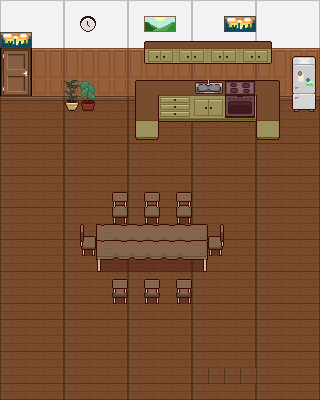

The image is a tile-based game level rendered from a .tmx file. Its description and complete source (layers, tilesets, objects, tile grids) follow:
An orthogonal 20x25 tile map with 16x16 px tiles, 4 tile layers (Wall, Floor, Decor, Door_img), 7 tilesets and 3 objects (cốc cafe, Ngăn tủ).

<map version="1.10" tiledversion="1.12.0" orientation="orthogonal" renderorder="right-down" width="20" height="25" tilewidth="16" tileheight="16" infinite="0" nextlayerid="10" nextobjectid="18">
 <tileset firstgid="1" source="map_Kitchen/floorswalls.tsx" />
 <tileset firstgid="225" source="map_Kitchen/funitures.tsx" />
 <tileset firstgid="875" source="map_Kitchen/tables.tsx" />
 <tileset firstgid="1889" source="map_Kitchen/decorations.tsx" />
 <tileset firstgid="2009" source="door_LRK.tsx" />
 <tileset firstgid="2745" source="map_Kitchen/door.tsx" />
 <tileset firstgid="3481" source="map_hall/decor.tsx" />
 <layer id="1" name="Wall" width="20" height="25">
  <data encoding="csv">
24,25,26,27,24,25,26,27,24,25,26,27,24,25,26,27,24,25,26,27,
38,39,40,41,38,39,40,41,38,39,40,41,38,39,40,41,38,39,40,41,
0,0,40,41,38,39,40,41,38,39,40,41,38,39,40,41,38,39,40,41,
0,0,54,55,52,53,54,55,52,53,54,55,52,53,54,55,52,53,54,55,
0,0,68,69,66,67,68,69,66,67,68,69,66,67,68,69,66,67,68,69,
0,0,68,69,66,67,68,69,66,67,68,69,66,67,68,69,66,67,68,69,
0,0,0,0,0,0,0,0,0,0,0,0,0,0,0,0,0,0,0,0,
0,0,0,0,0,0,0,0,0,0,0,0,0,0,0,0,0,0,0,0,
0,0,0,0,0,0,0,0,0,0,0,0,0,0,0,0,0,0,0,0,
0,0,0,0,0,0,0,0,0,0,0,0,0,0,0,0,0,0,0,0,
0,0,0,0,0,0,0,0,0,0,0,0,0,0,0,0,0,0,0,0,
0,0,0,0,0,0,0,0,0,0,0,0,0,0,0,0,0,0,0,0,
0,0,0,0,0,0,0,0,0,0,0,0,0,0,0,0,0,0,0,0,
0,0,0,0,0,0,0,0,0,0,0,0,0,0,0,0,0,0,0,0,
0,0,0,0,0,0,0,0,0,0,0,0,0,0,0,0,0,0,0,0,
0,0,0,0,0,0,0,0,0,0,0,0,0,0,0,0,0,0,0,0,
0,0,0,0,0,0,0,0,0,0,0,0,0,0,0,0,0,0,0,0,
0,0,0,0,0,0,0,0,0,0,0,0,0,0,0,0,0,0,0,0,
0,0,0,0,0,0,0,0,0,0,0,0,0,0,0,0,0,0,0,0,
0,0,0,0,0,0,0,0,0,0,0,0,0,0,0,0,0,0,0,0,
0,0,0,0,0,0,0,0,0,0,0,0,0,0,0,0,0,0,0,0,
0,0,0,0,0,0,0,0,0,0,0,0,0,0,0,0,0,0,0,0,
0,0,0,0,0,0,0,0,0,0,0,0,0,0,0,0,0,0,0,0,
0,0,0,0,0,0,0,0,0,0,0,0,0,0,0,0,0,0,0,0,
0,0,0,0,0,0,0,0,0,0,0,0,0,0,0,0,0,0,0,0
</data>
 </layer>
 <layer id="2" name="Floor" width="20" height="25">
  <data encoding="csv">
0,0,0,0,0,0,0,0,0,0,0,0,0,0,0,0,0,0,0,0,
0,0,0,0,0,0,0,0,0,0,0,0,0,0,0,0,0,0,0,0,
0,0,0,0,0,0,0,0,0,0,0,0,0,0,0,0,0,0,0,0,
0,0,0,0,0,0,0,0,0,0,0,0,0,0,0,0,0,0,0,0,
0,0,0,0,0,0,0,0,0,0,0,0,0,0,0,0,0,0,0,0,
0,0,0,0,0,0,0,0,0,0,0,0,0,0,0,0,0,0,0,0,
80,81,82,83,80,81,82,83,80,81,82,83,80,81,82,83,80,81,82,83,
94,95,96,97,94,95,96,97,94,95,96,97,94,95,96,97,94,95,96,97,
108,109,110,111,108,109,110,111,108,109,110,111,108,109,110,111,108,109,110,111,
94,95,96,97,94,95,96,97,94,95,96,97,94,95,96,97,94,95,96,97,
108,109,110,111,108,109,110,111,108,109,110,111,108,109,110,111,108,109,110,111,
94,95,96,97,94,95,96,97,94,95,96,97,94,95,96,97,94,95,96,97,
108,109,110,111,108,109,110,111,108,109,110,111,108,109,110,111,108,109,110,111,
94,95,96,97,94,95,96,97,94,95,96,97,94,95,96,97,94,95,96,97,
108,109,110,111,108,109,110,111,108,109,110,111,108,109,110,111,108,109,110,111,
94,95,96,97,94,95,96,97,94,95,96,97,94,95,96,97,94,95,96,97,
108,109,110,111,108,109,110,111,108,109,110,111,108,109,110,111,108,109,110,111,
94,95,96,97,94,95,96,97,94,95,96,97,94,95,96,97,94,95,96,97,
108,109,110,111,108,109,110,111,108,109,110,111,108,109,110,111,108,109,110,111,
108,109,110,111,108,109,110,111,108,109,110,111,108,109,110,111,108,109,110,111,
94,95,96,97,94,95,96,97,94,95,96,97,94,95,96,97,94,95,96,97,
108,109,110,111,108,109,110,111,108,109,110,111,108,109,110,111,108,109,110,111,
94,95,96,97,94,95,96,97,94,95,96,97,94,95,96,97,94,95,96,97,
108,109,110,111,108,109,110,111,108,109,110,111,108,108,108,108,108,109,110,111,
108,109,110,111,108,109,110,111,108,109,110,111,108,109,110,111,108,109,110,111
</data>
 </layer>
 <layer id="3" name="Decor" width="20" height="25">
  <data encoding="csv">
0,0,0,0,0,0,0,0,0,0,0,0,0,0,0,0,0,0,0,0,
0,0,0,0,0,1986,0,0,0,1968,1969,0,0,0,1944,1945,0,0,0,0,
3536,3537,0,0,0,0,0,0,0,497,498,499,500,501,502,503,504,0,0,0,
0,0,0,0,0,0,0,0,0,523,524,525,526,527,528,529,530,0,273,274,
0,0,0,0,0,0,0,0,0,0,0,0,0,0,0,0,0,0,299,300,
0,0,0,0,1952,1950,0,0,460,461,462,463,464,465,466,467,468,469,325,326,
0,0,0,0,1964,1962,0,0,486,487,488,489,490,491,492,493,494,495,351,352,
0,0,0,0,0,0,0,0,512,513,514,515,516,517,518,519,520,521,0,0,
0,0,0,0,0,0,0,0,538,539,0,0,0,0,0,0,546,547,0,0,
0,0,0,0,0,0,0,0,0,0,0,0,0,0,0,0,0,0,0,0,
0,0,0,0,0,0,0,0,0,0,0,0,0,0,0,0,0,0,0,0,
0,0,0,0,0,0,0,0,0,0,0,0,0,0,0,0,0,0,0,0,
0,0,0,0,0,0,0,1234,0,1234,0,1234,0,0,0,0,0,0,0,0,
0,0,0,0,0,0,0,1273,0,1273,0,1273,0,0,0,0,0,0,0,0,
0,0,0,0,0,1242,1266,1267,1267,1267,1267,1267,1268,1240,0,0,0,0,0,0,
0,0,0,0,0,1281,1266,1267,1267,1267,1267,1267,1268,1279,0,0,0,0,0,0,
0,0,0,0,0,0,1305,1306,1306,1306,1306,1306,1307,0,0,0,0,0,0,0,
0,0,0,0,0,0,0,1237,0,1237,0,1237,0,0,0,0,0,0,0,0,
0,0,0,0,0,0,0,1276,0,1276,0,1276,0,0,0,0,0,0,0,0,
0,0,0,0,0,0,0,0,0,0,0,0,0,0,0,0,0,0,0,0,
0,0,0,0,0,0,0,0,0,0,0,0,0,0,0,0,0,0,0,0,
0,0,0,0,0,0,0,0,0,0,0,0,0,0,0,0,0,0,0,0,
0,0,0,0,0,0,0,0,0,0,0,0,0,0,0,0,0,0,0,0,
0,0,0,0,0,0,0,0,0,0,0,0,0,0,0,0,0,0,0,0,
0,0,0,0,0,0,0,0,0,0,0,0,0,0,0,0,0,0,0,0
</data>
 </layer>
 <layer id="4" name="Door_img" width="20" height="25">
  <properties>
   <property name="targetMap" value="" />
  </properties>
  <data encoding="csv">
0,0,0,0,0,0,0,0,0,0,0,0,0,0,0,0,0,0,0,0,
0,0,0,0,0,0,0,0,0,0,0,0,0,0,0,0,0,0,0,0,
0,0,0,0,0,0,0,0,0,0,0,0,0,0,0,0,0,0,0,0,
2798,2799,0,0,0,0,0,0,0,0,0,0,0,0,0,0,0,0,0,0,
2844,2845,0,0,0,0,0,0,0,0,0,0,0,0,0,0,0,0,0,0,
2890,2891,0,0,0,0,0,0,0,0,0,0,0,0,0,0,0,0,0,0,
0,0,0,0,0,0,0,0,0,0,0,0,0,0,0,0,0,0,0,0,
0,0,0,0,0,0,0,0,0,0,0,0,0,0,0,0,0,0,0,0,
0,0,0,0,0,0,0,0,0,0,0,0,0,0,0,0,0,0,0,0,
0,0,0,0,0,0,0,0,0,0,0,0,0,0,0,0,0,0,0,0,
0,0,0,0,0,0,0,0,0,0,0,0,0,0,0,0,0,0,0,0,
0,0,0,0,0,0,0,0,0,0,0,0,0,0,0,0,0,0,0,0,
0,0,0,0,0,0,0,0,0,0,0,0,0,0,0,0,0,0,0,0,
0,0,0,0,0,0,0,0,0,0,0,0,0,0,0,0,0,0,0,0,
0,0,0,0,0,0,0,0,0,0,0,0,0,0,0,0,0,0,0,0,
0,0,0,0,0,0,0,0,0,0,0,0,0,0,0,0,0,0,0,0,
0,0,0,0,0,0,0,0,0,0,0,0,0,0,0,0,0,0,0,0,
0,0,0,0,0,0,0,0,0,0,0,0,0,0,0,0,0,0,0,0,
0,0,0,0,0,0,0,0,0,0,0,0,0,0,0,0,0,0,0,0,
0,0,0,0,0,0,0,0,0,0,0,0,0,0,0,0,0,0,0,0,
0,0,0,0,0,0,0,0,0,0,0,0,0,0,0,0,0,0,0,0,
0,0,0,0,0,0,0,0,0,0,0,0,0,0,0,0,0,0,0,0,
0,0,0,0,0,0,0,0,0,0,0,0,0,0,0,0,0,0,0,0,
0,0,0,0,0,0,0,0,0,0,0,0,0,0,0,0,0,0,0,0,
0,0,0,0,0,0,0,0,0,0,0,0,0,0,0,0,0,0,0,0
</data>
 </layer>
 <objectgroup id="9" name="Door">
  <object id="13" x="0.934726" y="48.6254" width="30.756" height="51.571">
   <properties>
    <property name="spawnX" type="float" value="120" />
    <property name="spawnY" type="float" value="12" />
    <property name="targetMap" value="living_room.tmx" />
   </properties>
  </object>
 </objectgroup>
 <objectgroup id="8" name="Items" offsetx="-4.18958" offsety="6.80806">
  <object id="4" name="cốc cafe" x="258" y="93.3333" width="23.3333" height="25.3333">
   <properties>
    <property name="ID" value="cafe_kitchen" />
    <property name="dialogue" value="Cốc café vẫn còn ấm... Hình như ai đó vừa mới rời đi." />
    <property name="texture" value="cafe" />
    <property name="type" value="ITEM" />
   </properties>
  </object>
  <object id="17" name="Ngăn tủ" x="162.87" y="87.4574" width="32.4692" height="30.8981">
   <properties>
    <property name="ID" value="drawer" />
    <property name="containsItem" value="Chìa khóa" />
    <property name="dialogue" value="Một chiếc ngăn tủ gỗ. Hình như có cái gì đó bên trong..." />
    <property name="texture" value="none" />
    <property name="type" value="CONTAINER" />
   </properties>
  </object>
 </objectgroup>
</map>
